Frame 1 (no input): blank canvas, image omitted
Frame 60 (the mouse pressed at the canvas centre just before this capture): blank canvas, image omitted
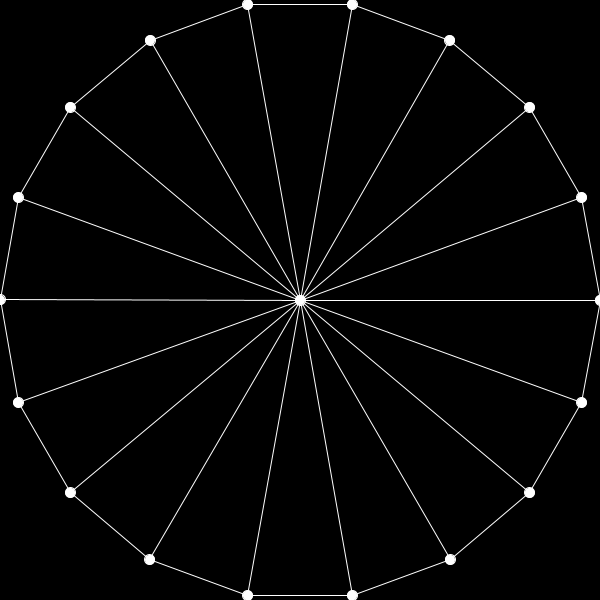
Frame 120 (the mouse held since frame 60 and released just before this capture)

The Processing sketch whose frames 1 and 60 were blank and that drew this single picture after the mouse press (run headless with seeded random() and noise(); from frame 60 on, the mouse is pressed at the canvas centre):

// Processing sketch: processing_71945
// ── processing_71945.pde

void setup() {
  size(600, 600);
  fill(255);
  noStroke();
  background(0);
  smooth();
  //noLoop();
}
float xp=0;
float yp=0;
float x=0;
float y=0;

void draw() {
  background(0);
  ellipse(width/2, height/2, 10, 10);
  for (int t= 0; t <360;t+=20) {

    xp=x;
    x = mouseX * cos(radians(t));

    yp = y;
    y = mouseY * sin(radians(t));

    ellipse(width/2+x, height/2+y, 10, 10);
    stroke(255);

    if (mousePressed) {
      line(width/2, height/2, width/2+x, height/2+y);

      line(width/2+xp, height/2+yp, width/2+x, height/2+y);
    }
  }
}
